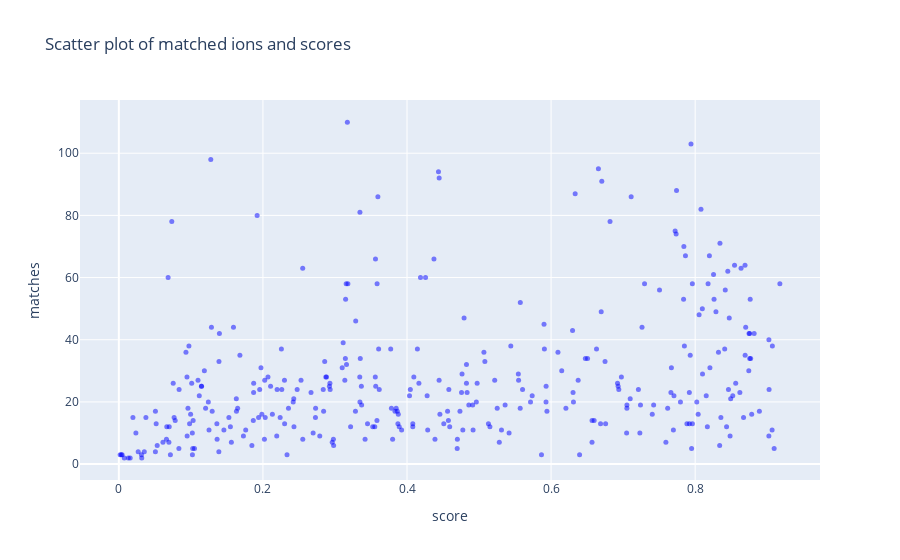

This figure's notebook cell:
### Code cell
# Create a scatter plot
fig = go.Figure()
fig.add_trace(go.Scatter(
    y=matchms_scores['CosineHungarian_0.01_0.0_1.0_matches'],
    x=matchms_scores['CosineHungarian_0.01_0.0_1.0_scores'],
    mode='markers',
    marker=dict(
        size=5,
        color='blue',
        opacity=0.5
    ),
    name='Matched ions'
))
fig.update_layout(
    title='Scatter plot of matched ions and scores',
    xaxis_title='score',
    yaxis_title='matches'
)
fig.show()
# node size should be the experimental spectra, color the fraction of predicted spectra

### Figure 1 — Plotly figure (JSON) as saved in the notebook; plotly's stock layout.template omitted (floating-point values rounded to 4 significant figures; data arrays with more than 128 entries replaced by an {"elided": "..."} marker saying what was removed)
{"data": [{"marker": {"color": "blue", "opacity": 0.5, "size": 5}, "mode": "markers", "name": "Matched ions", "type": "scatter", "x": {"elided": "330 float values"}, "y": {"elided": "330 int values"}}], "layout": {"title": {"text": "Scatter plot of matched ions and scores"}, "xaxis": {"title": {"text": "score"}}, "yaxis": {"title": {"text": "matches"}}}}
